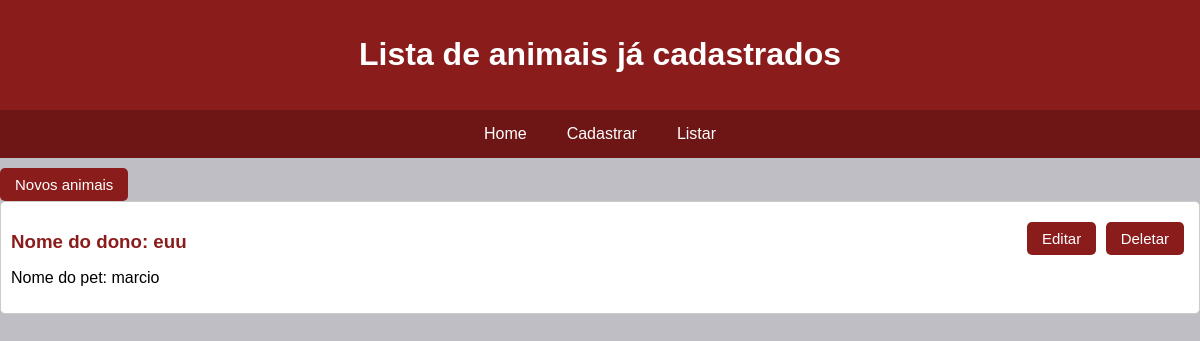
The page /bichos on the database as committed earlier.
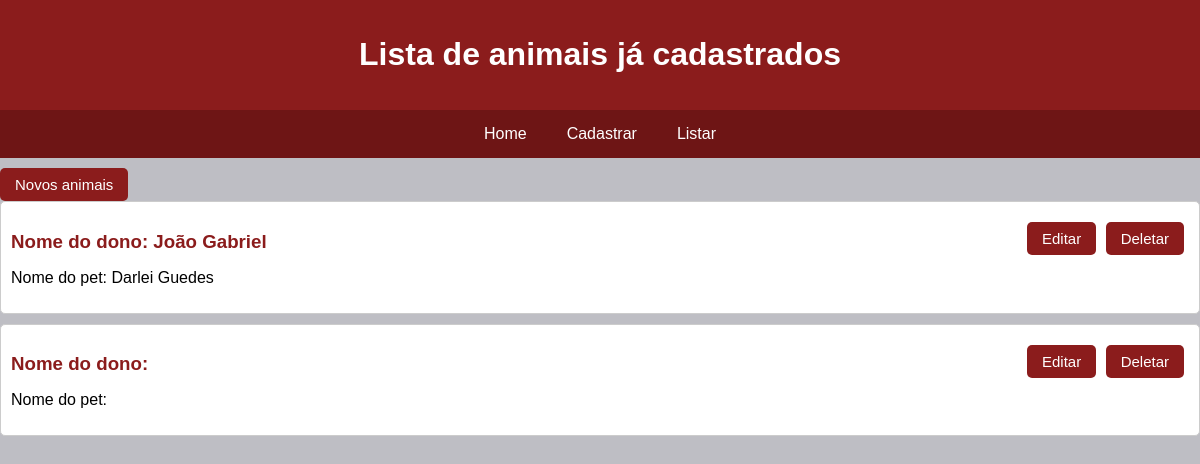
The same page on the database as committed later.
### pet/models.py (models this page shows, shortened)
class Bicho(models.Model):
    nome_dono = models.CharField(max_length=120, null=False, blank=False)
    telefone = models.CharField(max_length=120, null=False, blank=False)
    nome_animal = models.CharField(max_length=120, null=False, blank=False)
    raca = models.CharField(max_length=120, null=False, blank=False)
    caracteristicas = models.CharField(max_length=1000,null=False,blank=False)
    data = models.DateTimeField(default=timezone.now)

### pet/views.py (the view)
# urls.py: path("bichos", views.bichos, name="bichos"),
def bichos(request):
    n = Bicho.objects.all()
    return render(request, 'bichos.html',{'n':n})

### pet/templates/bichos.html (shortened to what this page needs)
<!DOCTYPE html>
<html lang="pt-br">
<head>
</head>
<body>
<header>
    <h1>Lista de animais já cadastrados</h1>
</header>
<nav>
    <a href="/">Home</a>
    <a href="pets/new">Cadastrar</a>
    <a href="bichos">Listar</a>
</nav>
<form method="GET" action="/pets/new">
    <button class="botao" formaction="/pets/new">Novos animais</button>
</form>
{% for bicho in n %}
    <div class="animal-info">
        <h3>Nome do dono: {{ bicho.nome_dono }}</h3>
        <p>Nome do pet: {{ bicho.nome_animal }}</p>
        <div class="animal-actions">
            <form>
                <button class="botao" formaction="pets/update/{{ bicho.pk }}">Editar</button>
                <button class="botao" formaction="delete/{{ bicho.pk }}">Deletar</button>
            </form>
        </div>
    </div>
{% endfor %}
</body>
</html>

### pet/templates/bichos.html (style rules this page uses)
body { font-family: Arial, sans-serif; margin: 0; padding: 0; background-color: #bebec4; }
header { background-color: #8b1c1c; color: #fff; padding: 15px 0; text-align: center; }
nav { display: flex; justify-content: center; background-color: #6e1515; }
nav a { color: #fff; text-decoration: none; padding: 15px 20px; display: block; transition: background-color 0.3s; }
.botao { background-color: #8b1c1c; color: #fff; font-size: 15px; padding: 8px 15px; border: none; border-radius: 5px; cursor: pointer; margin-top: 10px; }
.animal-info { border: 1px solid #ccc; border-radius: 5px; padding: 10px; margin-bottom: 10px; background-color: #fff; position: relative; }
.animal-info h3 { margin-bottom: 5px; color: #8b1c1c; }
.animal-actions { position: absolute; top: 10px; right: 10px; }
.animal-actions button { margin-right: 5px; }

Rows that differ between the two databases and show on the page:
removed Bicho: nome_dono "euu", nome_animal "marcio"
added Bicho: nome_dono "João Gabriel", nome_animal "Darlei Guedes"
